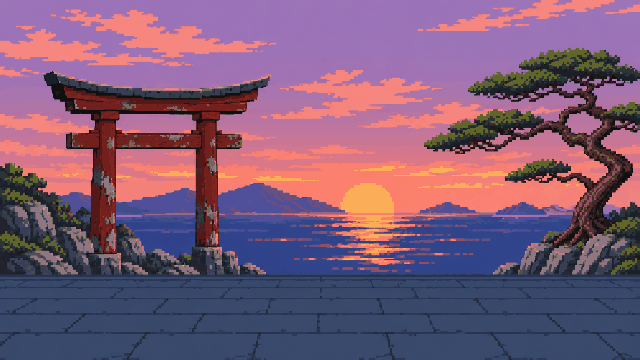
#> input picture assets/arena.png, 640 x 360 px
$ python build_arena_loop.py
#> lines starting #> are read from the running program, lines starting #| are printed output that depends on the picture
"""Build the transparent water loop for Godot and a full arena GIF preview."""

import math
from pathlib import Path

from PIL import Image, ImageDraw


ROOT = Path(__file__).resolve().parents[1]
FRAMES = 24
FRAME_WIDTH = 192
FRAME_HEIGHT = 64
ORIGIN = (270, 211)


def build_frame(index):
    frame = Image.new("RGBA", (FRAME_WIDTH, FRAME_HEIGHT))
    draw = ImageDraw.Draw(frame)
    angle = math.tau * index / FRAMES
    for ripple in range(15):
        base_y = 4 + 3 * ripple
        phase = angle * (1 if ripple % 3 else 2) + ripple * 1.28
        wave = (math.sin(phase) + 1.0) / 2.0
        length = round(5 + wave * (8 + ripple * 0.7))
        x = round(99 + math.cos(ripple * 2.3) * (15 + ripple * 2.0) + math.sin(phase) * 4)
        y = base_y + round(math.sin(phase) * 1.3)
        opacity = round(17 + wave * 122)
        color = (255, 179, 93, opacity) if ripple % 3 else (250, 128, 97, opacity)
        draw.rectangle((x, y, x + length, y), fill=color)
        if ripple % 4 == 0:
            draw.rectangle((x + 1, y + 1, x + max(3, length // 2), y + 1), fill=(255, 202, 112, opacity // 2))
    for ripple in range(5):
        phase = angle + ripple * 1.7
        x = 29 + ripple * 31 + round(3 * math.cos(phase))
        y = 18 + (ripple * 11) % 42
        draw.rectangle((x, y, x + 5, y), fill=(155, 136, 208, round(20 + 36 * (math.sin(phase) + 1))))
    return frame


def main():
    atlas = Image.new("RGBA", (FRAME_WIDTH * 6, FRAME_HEIGHT * 4))
#> atlas: PIL image 1152x256 RGBA; every value is 0
    backdrop = Image.open(ROOT / "assets" / "arena.png").convert("RGBA")
    previews = []
    for index in range(FRAMES):
        frame = build_frame(index)
        atlas.paste(frame, ((index % 6) * FRAME_WIDTH, (index // 6) * FRAME_HEIGHT))
        preview = backdrop.copy()
        preview.alpha_composite(frame, ORIGIN)
        previews.append(preview.convert("RGB"))
#> this loop made 24 passes
#> pass 3, in main, `frame = build_frame(index)`:
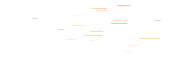
#> frame: PIL image 192x64 RGBA; mean R, G, B, A 4.4, 3, 2, 1.6; transparent parts drawn white
#> after the loop:
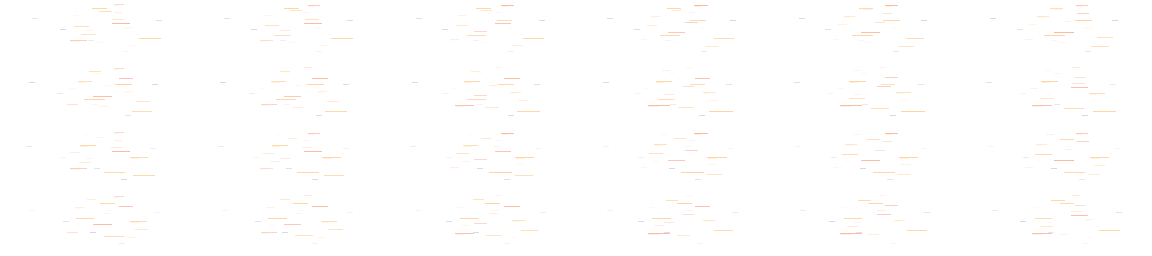
#> atlas: PIL image 1152x256 RGBA; mean R, G, B, A 4.7, 3.1, 2.1, 1.6; transparent parts drawn white
#> after the loop, previews = 24 items
    atlas.save(ROOT / "assets" / "arena-ripples.png", optimize=True)
    (ROOT / "build").mkdir(exist_ok=True)
    previews[0].save(
        ROOT / "build" / "Coast-Dojo-Arena.gif",
        save_all=True,
        append_images=previews[1:],
        duration=90,
        loop=0,
        optimize=True,
    )


if __name__ == "__main__":
    main()
